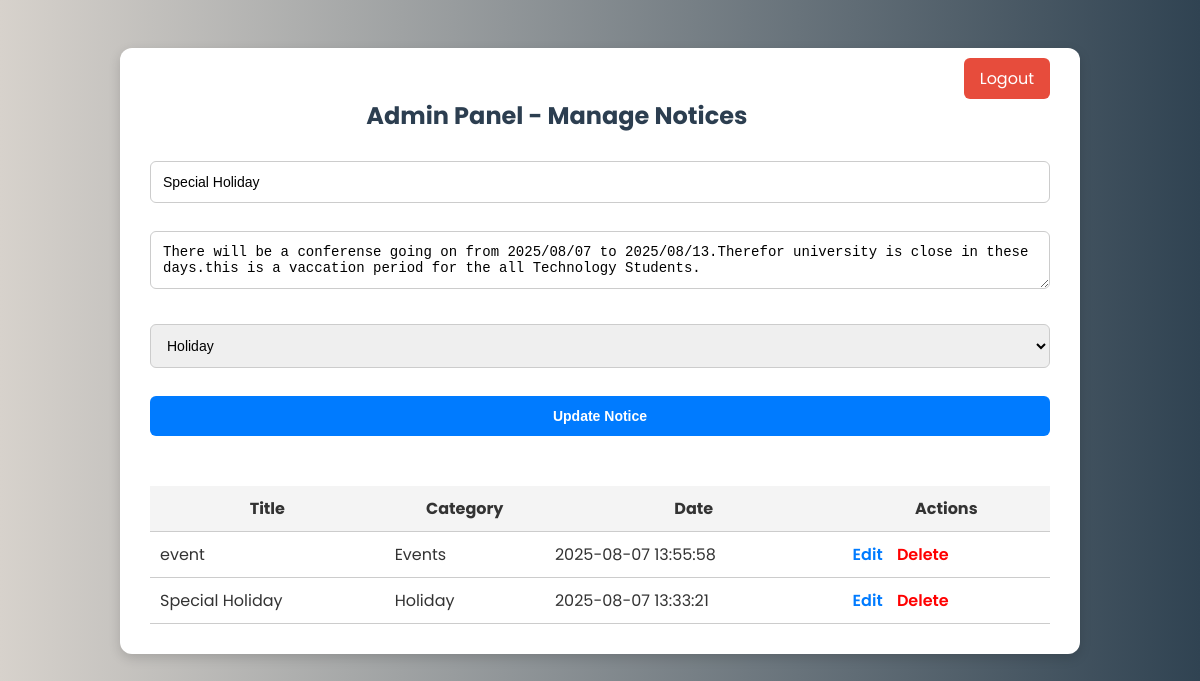
The page /admin_panel.php?edit=2 (signed in) on the database its author committed.
### tables this page shows
CREATE TABLE `notices` (
  `id` int(11) NOT NULL,
  `title` varchar(100) DEFAULT NULL,
  `content` text DEFAULT NULL,
  `category` varchar(50) DEFAULT NULL,
  `date_posted` datetime DEFAULT current_timestamp()
);

### admin_panel.php (the view, shortened to what this page needs)
<?php
include 'db.php';
$editData = null;
if (isset($_GET['edit'])) {
  $id = $_GET['edit'];
  $res = mysqli_query($conn, "SELECT * FROM notices WHERE id=$id");
  $editData = mysqli_fetch_assoc($res);
}
?>
<!DOCTYPE html>
<html lang="en">
<head>
</head>
<body>
  <div class="container">
    <a href="logout.php" class="logout-btn">Logout</a>
    <h2>Admin Panel - Manage Notices</h2>
    <form method="POST">
      <input type="text" name="title" placeholder="Notice Title" value="<?= $editData['title'] ?? '' ?>" required>
      <textarea name="content" placeholder="Notice Content" required><?= $editData['content'] ?? '' ?></textarea>
      <select name="category" required>
        <option value="Holiday" <?= (isset($editData) && $editData['category'] === 'Holiday') ? 'selected' : '' ?>>Holiday</option>
      </select>
      <?php if ($editData): ?>
        <button type="submit" name="update">Update Notice</button>
      <?php else: ?>
        <button type="submit" name="create">Post Notice</button>
      <?php endif; ?>
    </form>
    <table>
      <tr>
        <th>Title</th>
        <th>Category</th>
        <th>Date</th>
        <th>Actions</th>
      </tr>
      <?php
      $result = mysqli_query($conn, "SELECT * FROM notices ORDER BY date_posted DESC");
      while ($row = mysqli_fetch_assoc($result)) {
        echo "<tr>";
        echo "<td>{$row['title']}</td>";
        echo "<td>{$row['category']}</td>";
        echo "<td>{$row['date_posted']}</td>";
        echo "<td class='actions'>
                <a href='admin_panel.php?edit={$row['id']}'>Edit</a>
                <a href='admin_panel.php?delete={$row['id']}' class='delete' onclick=\"return confirm('Delete this notice?');\">Delete</a>
              </td>";
        echo "</tr>";
      }
      ?>
    </table>
  </div>
</body>
</html>

### admin_panel.php (style rules this page uses)
body { font-family: 'Poppins', sans-serif; background: linear-gradient(to right, #d7d2cc, #304352); padding: 40px; color: #333; }
.container { max-width: 900px; margin: auto; background: #fff; padding: 30px; border-radius: 12px; box-shadow: 0 4px 12px rgba(0,0,0,0.15); }
h2 { text-align: center; margin-bottom: 20px; color: #2c3e50; }
form { margin-bottom: 30px; }
input, textarea, select, button { width: 100%; padding: 12px; margin: 8px 0 20px; border: 1px solid #ccc; border-radius: 6px; font-size: 14px; box-sizing: border-box; }
button { background: #007BFF; color: white; font-weight: bold; border: none; cursor: pointer; transition: 0.3s; }
table { width: 100%; border-collapse: collapse; margin-top: 10px; }
th, td { padding: 10px; border-bottom: 1px solid #ccc; }
th { background-color: #f4f4f4; color: #333; }
.actions a { margin-right: 10px; color: #007BFF; text-decoration: none; font-weight: 600; }
.actions a.delete { color: red; }
.logout-btn { display: inline-block; margin-top: -20px; float: right; background-color: #e74c3c; color: white; padding: 8px 16px; border-radius: 6px; text-decoration: none; }

### rows shown on the page
notices: title "Special Holiday", content "There will be a conferense going on from 2025/08/07 to 2025/08/13.Therefor university is close in these days.this is a vaccation period for the all Technology Students.", category "Holiday", date_posted "2025-08-07 13:33:21"
notices: title "event", category "Events", date_posted "2025-08-07 13:55:58"
